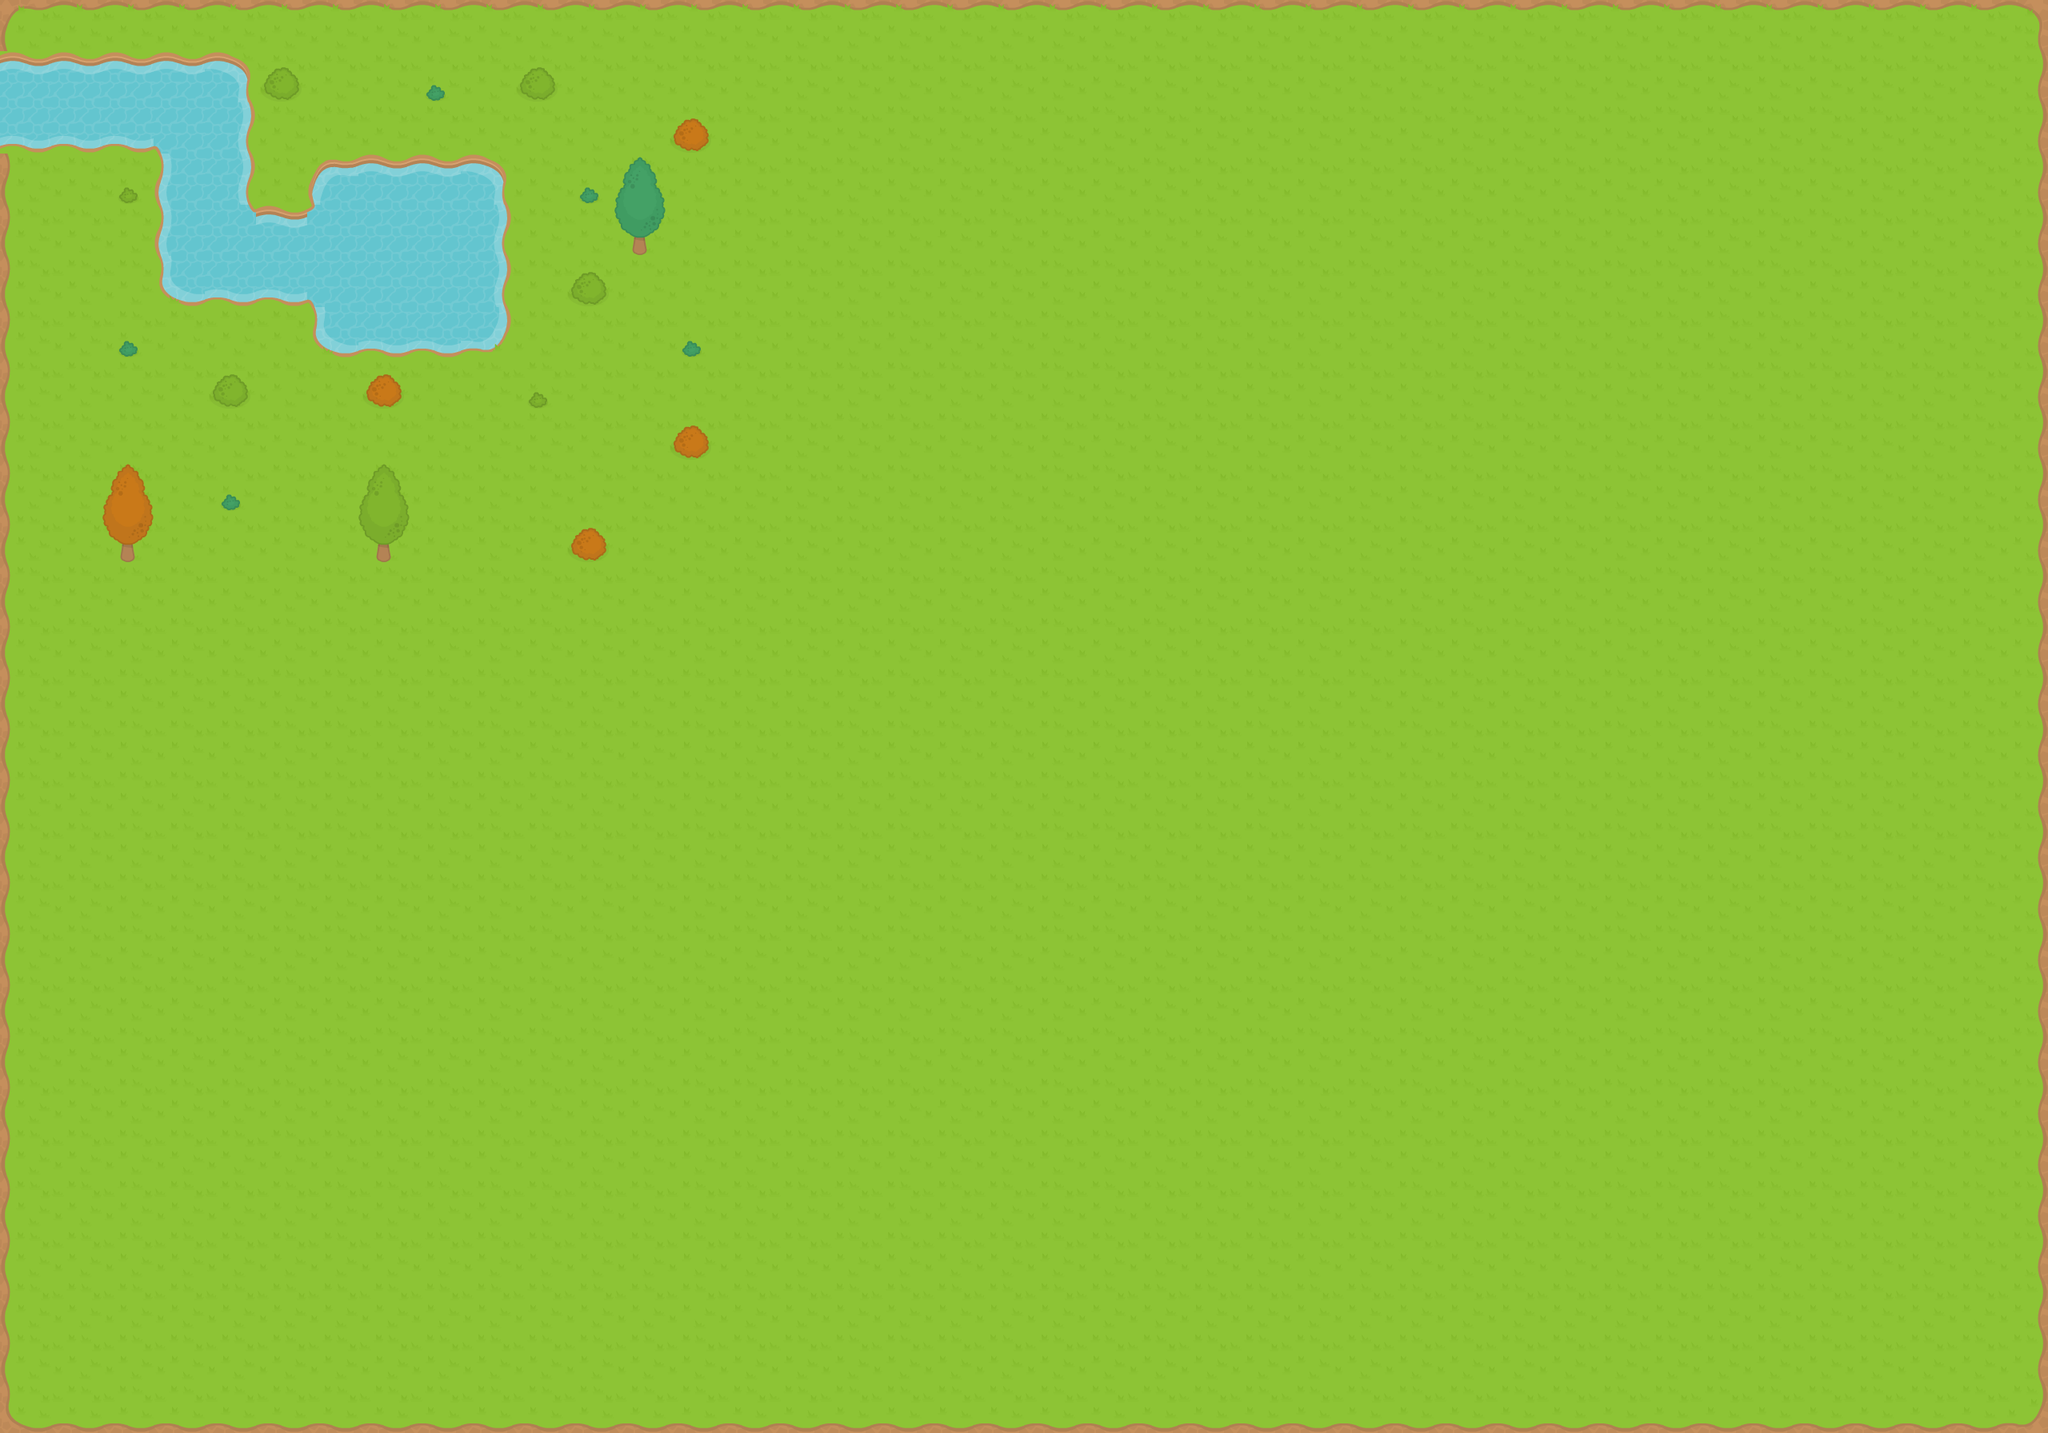

This game map was drawn from its Tiled (.tmx) file and the tilesets committed beside it. A one-line description and the trimmed map source follow:
An orthogonal 40x28 tile map with 64x64 px tiles, 3 tile layers (tiles, plants, trees) and 1 object (player).

<map version="1.0" tiledversion="1.1.4" orientation="orthogonal" renderorder="right-down" width="40" height="28" tilewidth="64" tileheight="64" infinite="0" nextobjectid="2">
 <tileset firstgid="1" name="rpgTiles" tilewidth="64" tileheight="64" tilecount="260" columns="20">
  <image source="rpgTiles.png" width="1280" height="832" />
 </tileset>
 <layer name="tiles" width="40" height="28">
  <data>[1120 cells, 1120 non-empty, 21 distinct tile ids]</data>
 </layer>
 <layer name="plants" width="40" height="28">
  <data>[1120 cells, 15 non-empty, 4 distinct tile ids]</data>
 </layer>
 <objectgroup name="objects">
  <object id="1" name="player" x="70" y="331" width="51" height="44" />
 </objectgroup>
 <layer name="trees" width="40" height="28">
  <data>[1120 cells, 6 non-empty, 6 distinct tile ids]</data>
 </layer>
</map>
